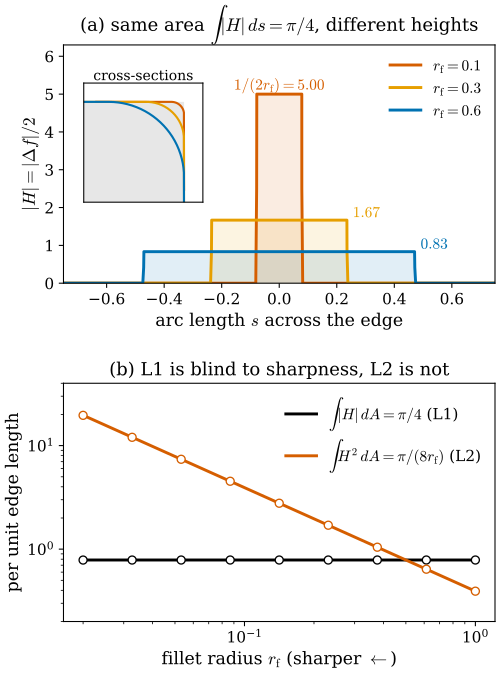

The Python source for this figure:
"""Figure 30.2.3: what an L1 mean-curvature penalty sees on a rounded fold (Section 30.2).

Surface: the boundary of the quarter-space {x <= 0, y <= 0} with its 90-degree edge rounded by a cylinder of radius rho,
extruded along z (so kappa_z = 0 and |H| = kappa/2). Exact SDF: offset of the shifted quarter-space.
|H| along the cross-section is measured as |Delta f|/2 with the 6-tap finite-difference Laplacian (step 1e-4) of the SDF
at points of the zero set.
(a) |H| as a function of arc length s (s = 0 at the middle of the fillet) for rho = 0.1, 0.3, 0.6: boxes of height
    1/(2 rho) and width pi rho/2. Inset: the three cross-sections.
(b) per unit length of the edge: int |H| dA (= pi/4 for every rho) and int H^2 dA (= pi/(8 rho)), log-log, rho in
    [0.02, 1]; markers = numerical integration, lines = formulas.
Self-checks: numerical integrals match the formulas to 0.2 %.

Run from the project root: ``PYTHONPATH=tools python3 chapters/30-radiance-field-surfaces/figures/fig-30-2-3-l1-vs-l2.py``
"""

import os

os.environ.setdefault("OMP_NUM_THREADS", "4")
os.environ.setdefault("OPENBLAS_NUM_THREADS", "4")

import dgfig

dgfig.setup()

import matplotlib
import matplotlib.pyplot as plt
import numpy as np

matplotlib.rcParams.update({"font.size": 13, "axes.titlesize": 13.5, "axes.labelsize": 13,
                            "xtick.labelsize": 11.5, "ytick.labelsize": 11.5, "legend.fontsize": 11.5})
C = dgfig.COLORS


def sdf(P, rho):
    qx, qy = P[..., 0] + rho, P[..., 1] + rho
    return np.hypot(np.maximum(qx, 0), np.maximum(qy, 0)) + np.minimum(np.maximum(qx, qy), 0) - rho


def curve(rho, n_flat=400, n_arc=1200, L=1.2):
    """zero set, parametrized by arc length s with s = 0 at the middle of the arc."""
    a = np.linspace(0, np.pi / 2, n_arc)
    arc = np.stack([-rho + rho * np.cos(a), -rho + rho * np.sin(a)], 1)
    s_arc = rho * (a - np.pi / 4)
    yv = np.linspace(-rho - L, -rho, n_flat, endpoint=False)
    right = np.stack([0 * yv, yv], 1)                          # x = 0 face, below the arc
    s_r = -(np.pi / 4) * rho - (-rho - yv)
    xv = np.linspace(-rho, -rho - L, n_flat + 1)[1:]
    top = np.stack([xv, 0 * xv], 1)                            # y = 0 face, left of the arc
    s_t = (np.pi / 4) * rho + (-rho - xv)
    P = np.concatenate([right, arc, top])
    s = np.concatenate([s_r, s_arc, s_t])
    return P, s


def absH(P, rho, h=1e-4):
    E = np.eye(2)
    lap = sum(sdf(P + h * e, rho) + sdf(P - h * e, rho) - 2 * sdf(P, rho) for e in E) / h ** 2
    return np.abs(lap) / 2


rhos = [0.1, 0.3, 0.6]
cols = [C["normal"], C["accent"], C["tangent"]]

fig, (axa, axb) = plt.subplots(2, 1, figsize=(5.8, 7.8), gridspec_kw=dict(hspace=0.42))
for rho, col in zip(rhos, cols):
    P, s = curve(rho)
    assert np.max(np.abs(sdf(P, rho))) < 1e-12
    hval = absH(P, rho)
    inside = np.abs(s) < np.pi * rho / 4 - 1e-3
    assert np.allclose(hval[inside], 1 / (2 * rho), rtol=1e-3)
    assert np.max(hval[np.abs(s) > np.pi * rho / 4 + 2e-3]) < 1e-3
    order = np.argsort(s)
    axa.plot(s[order], hval[order], color=col, lw=2.2, label=rf"$r_{{\mathrm{{f}}}} = {rho}$")
    axa.fill_between(s[order], 0, hval[order], color=col, alpha=0.12, lw=0)
    if rho == 0.1:
        axa.text(0.0, 1 / (2 * rho) + 0.12, rf"$1/(2 r_{{\mathrm{{f}}}}) = {1 / (2 * rho):.2f}$", color=col, ha="center", fontsize=11.5)
    else:
        axa.text(np.pi * rho / 4 + 0.02, 1 / (2 * rho) + 0.08, rf"${1 / (2 * rho):.2f}$", color=col, ha="left",
                 fontsize=11.5)
axa.set_xlim(-0.75, 0.75)
axa.set_ylim(0, 6.3)
axa.set_xlabel(r"arc length $s$ across the edge")
axa.set_ylabel(r"$|H| = |\Delta f|/2$")
axa.set_title(r"(a) same area $\int |H|\,ds = \pi/4$, different heights", fontsize=13.5)
axa.legend(loc="upper right", frameon=False)
ins = axa.inset_axes([0.03, 0.34, 0.31, 0.5])
for rho, col in zip(rhos, cols):
    P, s = curve(rho, L=0.6)
    ins.plot(P[np.argsort(s), 0], P[np.argsort(s), 1], color=col, lw=1.6)
ins.fill_between([-1.0, 0.0], -1.0, 0.0, color=C["surface"], alpha=0.5, lw=0)
ins.set_xlim(-0.8, 0.15)
ins.set_ylim(-0.8, 0.15)
ins.set_aspect("equal")
ins.set_xticks([])
ins.set_yticks([])
ins.set_title("cross-sections", fontsize=10.5, pad=2)

# (b) integrals vs rho
rr = np.geomspace(0.02, 1.0, 100)
rd = np.geomspace(0.02, 1.0, 9)
L1n, L2n = [], []
for rho in rd:
    P, s = curve(rho, n_arc=4001)
    hv = absH(P, rho)
    assert np.max(hv[np.abs(s) > np.pi * rho / 4 + 1e-3]) < 1e-3            # flat faces contribute nothing
    arc = np.abs(s) <= np.pi * rho / 4 + 1e-12                               # integrate over the fillet
    order = np.argsort(s[arc])
    L1n.append(np.trapezoid(hv[arc][order], s[arc][order]))
    L2n.append(np.trapezoid(hv[arc][order] ** 2, s[arc][order]))
L1n, L2n = np.array(L1n), np.array(L2n)
assert np.allclose(L1n, np.pi / 4, rtol=2e-3), L1n
assert np.allclose(L2n, np.pi / (8 * rd), rtol=2e-3)
axb.loglog(rr, np.pi / 4 + 0 * rr, color=C["main"], lw=2.2, label=r"$\int |H|\,dA = \pi/4$ (L1)")
axb.loglog(rr, np.pi / (8 * rr), color=C["normal"], lw=2.2, label=r"$\int H^2\,dA = \pi/(8 r_{\mathrm{f}})$ (L2)")
axb.loglog(rd, L1n, "o", color=C["main"], mfc="white", ms=6)
axb.loglog(rd, L2n, "o", color=C["normal"], mfc="white", ms=6)
axb.set_xlabel(r"fillet radius $r_{\mathrm{f}}$ (sharper $\leftarrow$)")
axb.set_ylabel("per unit edge length")
axb.set_title(r"(b) L1 is blind to sharpness, L2 is not", fontsize=13.5)
axb.legend(loc="upper right", frameon=False)
axb.set_ylim(0.2, 40)

dgfig.save(fig, __file__)
